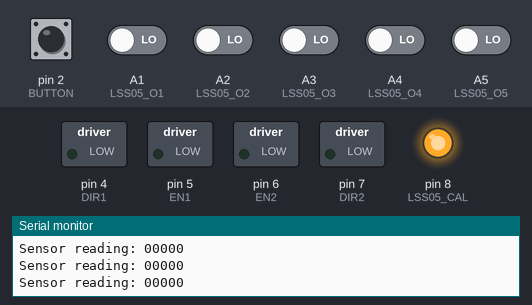
Recording of a sketch running on a simulated Arduino Uno, built with avr-gcc and run on an emulated ATmega328P. Shown: switched loads named in the sketch (green lamp = pin HIGH), output pins drawn as LEDs (lit = HIGH), the last lines printed to the serial monitor. Dashed ring = blinking. Inputs (shaded band) come from the test bench; at power-on: pin 2 (BUTTON) HIGH, A1 (LSS05_O1), A2 (LSS05_O2), A3 (LSS05_O3), A4 (LSS05_O4), A5 (LSS05_O5) LOW.

Above: at 1.2 s.
1.3 s: pin 2 (BUTTON) pulled LOW for 0.25 s
At 2.4 s:
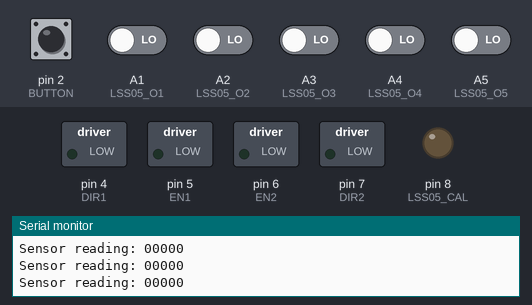
At 5.4 s:
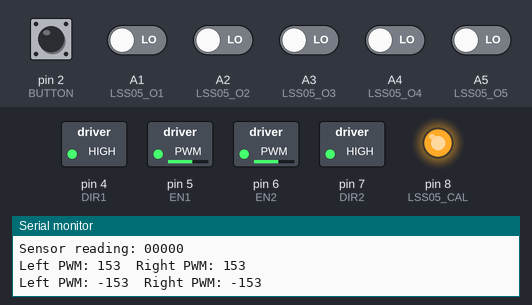
10.5 s: pin 2 (BUTTON) pulled LOW for 1 s
13.0 s: A2 (LSS05_O2) driven HIGH
At 13.5 s:
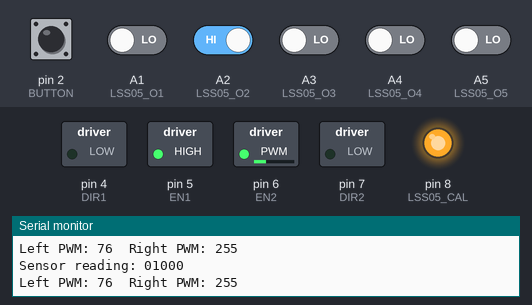
14.5 s: A1 (LSS05_O1) driven HIGH
At 15.2 s:
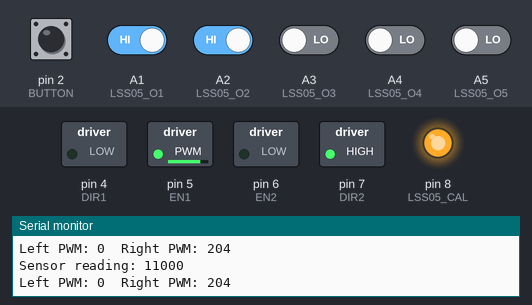
16.0 s: A4 (LSS05_O4) driven HIGH
19.0 s: A4 (LSS05_O4) driven LOW
Timing chart, 0 to 22.0 s (numbered marks = the images above; inputs shaded):
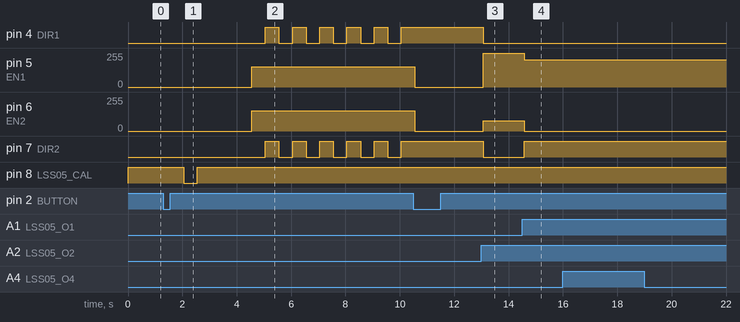

Measured:
- after the input at 1.3 s, pin 4 (DIR1), pin 7 (DIR2): alternates HIGH for 0.50 s and LOW for 0.50 s, starting after 3.8 s; pin 5 (EN1), pin 6 (EN2): 0/255 → 153/255 after 3.3 s; pin 8 (LSS05_CAL): HIGH → LOW after 0.75 s, → HIGH 0.50 s later
- after the input at 13.0 s, pin 4 (DIR1), pin 7 (DIR2): HIGH → LOW after 0.06 s; pin 5 (EN1): 0/255 → 255/255 after 0.06 s; pin 6 (EN2): 0/255 → 76/255 after 0.06 s
- after the input at 14.5 s, pin 5 (EN1): 255/255 → 204/255 after 0.08 s; pin 6 (EN2): 76/255 → 0/255 after 0.08 s; pin 7 (DIR2): LOW → HIGH after 0.08 s

The sketch:

MakerUno_LineFollowingRobot.ino
```cpp
/*
 * Project: Line following robot with Arduino (Maker UNO)
 *
 * Tutorial:
 * - https://tutorial.cytron.io/2018/05/16/how-to-develop-arduino-line-following-mobile-robot/
 *
 * Items:
 * - Aluminium Robot Chassis Complete Set https://www.cytron.io/p-hd-bsc-al10
 * - Maker UNO https://www.cytron.io/p-maker-uno
 * - LiPo Power Shield https://www.cytron.io/p-shield-lipo
 * - LiPo Rechargeable Battery 3.7V 1300mAH https://www.cytron.io/p-lip-3.7-1300
 * - 2A Motor Driver Shield https://www.cytron.io/p-shield-2amotor
 * - Auto-Calibrating Line Sensor https://www.cytron.io/p-lss05
 * - Male to Male Jumper Wire https://www.cytron.io/p-wr-jw-mm65
 * - PCB Stand (screw & nut) 20mm https://www.cytron.io/…/c-391-pcb-stand-screw-am…/p-sd-sn-20
 *
 * Created by:
 * 15 May 2018  Idris, Cytron Technologies
 */

#define EN1   5 // Pin 5 is connected to EN1 (SHIELD_2AMOTOR)
#define DIR1  4 // Pin 4 is connected to DIR1 (SHIELD_2AMOTOR)
#define EN2   6 // Pin 6 is connected to EN2 (SHIELD_2AMOTOR)
#define DIR2  7 // Pin 7 is connected to DIR2 (SHIELD_2AMOTOR)

#define LSS05_O1  A1 // Pin A1 is connected to O1 (LSS05)
#define LSS05_O2  A2 // Pin A2 is connected to O2 (LSS05)
#define LSS05_O3  A3 // Pin A3 is connected to O3 (LSS05)
#define LSS05_O4  A4 // Pin A4 is connected to O4 (LSS05)
#define LSS05_O5  A5 // Pin A5 is connected to O5 (LSS05)
#define LSS05_CAL 8 // Pin 8 is connected to CAL (LSS05)

#define BUTTON  2 // Pin 2 is connected to BUTTON (build-in)

const int MAX_PWM = 255; // Max PWM is 255

// Mode for line following robot
int mode = 0;
enum {
  NONE,
  CALIBRATE,
  DONE_CAL,
  RUN
};

void setup()
{
  pinMode(EN1, OUTPUT); // Set EN1 as output
  pinMode(DIR1, OUTPUT); // Set DIR1 as output
  pinMode(EN2, OUTPUT); // Set EN2 as output
  pinMode(DIR2, OUTPUT); // Set DIR2 as output

  pinMode(LSS05_O1, INPUT); // Set O1 as input
  pinMode(LSS05_O2, INPUT); // Set O2 as input
  pinMode(LSS05_O3, INPUT); // Set O3 as input
  pinMode(LSS05_O4, INPUT); // Set O4 as input
  pinMode(LSS05_O5, INPUT); // Set O5 as input
  pinMode(LSS05_CAL, OUTPUT); // Set CAL as output
  digitalWrite(LSS05_CAL, HIGH); // Set CAL to HIGH, default state for CAL

  pinMode(BUTTON, INPUT_PULLUP); // Set BUTTON as input with internal pullup

  Serial.begin(9600); // Initialize serial with 9600bps
  Serial.println("Line Following Robot");
}

void loop()
{
  if (digitalRead(BUTTON) == LOW) { // If button is pressed...
    mode++;
    while (digitalRead(BUTTON) == LOW);
    delay(500);
  }

  switch (mode) {
  case CALIBRATE: // Calibrate LSS05 sensor
    LSS05Calibrate();
    mode++;
    break;

  case RUN: // Run the robot and follow line
    lineFollowing();
    break;

  default:
    break;
  }

  delay(200);
  int sensor = 0;
  sensor = LSS05Reading(); // Reading LSS05 sensor
}

void motor(signed int speedLeft, signed int speedRight)
{
  speedLeft = speedLeft * 2.55;
  speedLeft = constrain(speedLeft, -MAX_PWM, MAX_PWM);

  speedRight = speedRight * 2.55;
  speedRight = constrain(speedRight, -MAX_PWM, MAX_PWM);

  Serial.print("Left PWM: ");
  Serial.print(speedLeft);
  Serial.print("\tRight PWM: ");
  Serial.println(speedRight);

  if (speedLeft > 0) {
    digitalWrite(DIR2, LOW);
    analogWrite(EN2, speedLeft);
  }
  else {
    digitalWrite(DIR2, HIGH);
    analogWrite(EN2, abs(speedLeft));
  }

  if (speedRight > 0) {
    digitalWrite(DIR1, LOW);
    analogWrite(EN1, speedRight);
  }
  else {
    digitalWrite(DIR1, HIGH);
    analogWrite(EN1, abs(speedRight));
  }
}

int LSS05Reading()
{
  int LSS05Data = 0;

  LSS05Data = digitalRead(LSS05_O5) +
              (digitalRead(LSS05_O4) * 2) +
              (digitalRead(LSS05_O3) * 4) +
              (digitalRead(LSS05_O2) * 8) +
              (digitalRead(LSS05_O1) * 16);

  Serial.print("Sensor reading: ");
  if (LSS05Data < 0b00010) {
    Serial.print("0000");
  }
  else if (LSS05Data < 0b00100) {
    Serial.print("000");
  }
  else if (LSS05Data < 0b01000) {
    Serial.print("00");
  }
  else if (LSS05Data < 0b10000) {
    Serial.print("0");
  }
  Serial.println(LSS05Data, BIN);

  return LSS05Data;
}

void LSS05Calibrate()
{
  digitalWrite(LSS05_CAL, LOW);
  delay(500);
  digitalWrite(LSS05_CAL, HIGH);
  delay(2000);

  for (int i = 0; i < 6; i++) {
    motor(60, 60);
    delay(500);
    motor(-60, -60);
    delay(500);
  }

  motor(0, 0);
}

void lineFollowing()
{
  while (1) {
    int sensor = LSS05Reading();

    if (sensor == 0b01110 ||
        sensor == 0b00100) {
      motor(100, 100);
    }

    else if (sensor == 0b01100) {
      motor(60, 100);
    }
    else if (sensor == 0b01000) {
      motor(30, 100);
    }
    else if (sensor == 0b10000 ||
             sensor == 0b11000 ||
             sensor == 0b11100) {
      motor(0, 80);
    }

    else if (sensor == 0b00110) {
      motor(100, 60);
    }
    else if (sensor == 0b00010) {
      motor(100, 30);
    }
    else if (sensor == 0b00001 ||
             sensor == 0b00011 ||
             sensor == 0b00111) {
      motor(100, 0);
    }

    if (sensor == 0b11111) {
      motor(0, 0);
      break;
    }
  }
}
```
